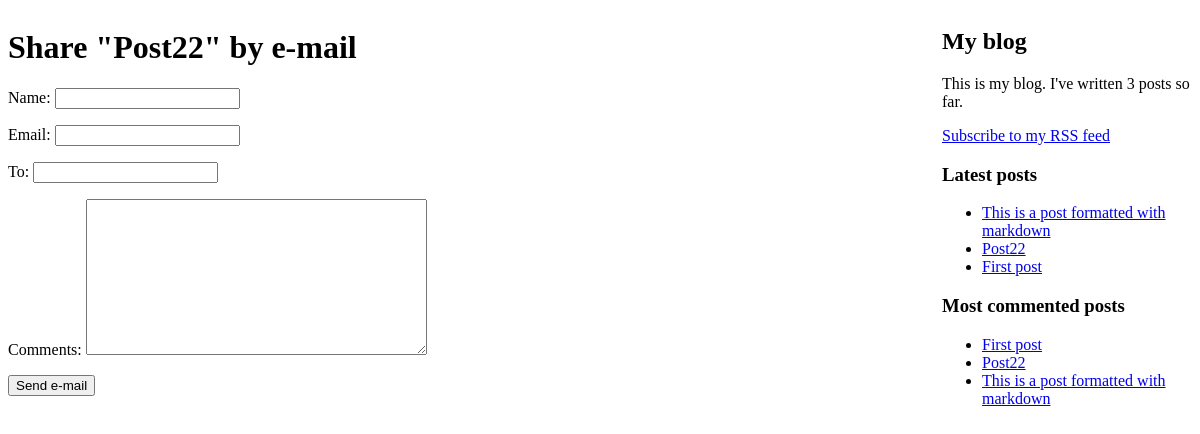
/blog/2/share/, run on the app's committed database.
### blog/models.py (models this page shows, shortened)
class Post(models.Model):
    STATUS_CHOICES = (
        ('draft', 'Draft'),
        ('published', 'Published')
    )
    title = models.CharField(max_length=250)
    slug = models.SlugField(max_length=250, unique_for_date='publish')
    author = models.ForeignKey(User, related_name='blog_posts', on_delete=models.CASCADE)
    body = models.TextField()
    publish = models.DateTimeField(default=timezone.now())
    created = models.DateTimeField(auto_now_add=True)
    updated = models.DateTimeField(auto_now=True)
    status = models.CharField(max_length=10, choices=STATUS_CHOICES, default='draft')
    tags = TaggableManager()
    def get_absolute_url(self):
        return reverse('blog:post_detail',
                       args=[self.publish.year,
                             self.publish.strftime('%m'),
                             self.publish.strftime('%d'),
                             self.slug])
    class Meta:
        ordering = ('-publish',)

### blog/views.py (the view)
# urls.py: url(r'^(?P<post_id>\d+)/share/$', views.post_share, name='post_share'),
def post_share(request, post_id):
    post = get_object_or_404(Post, id=post_id, status='published')
    sent = False
    if request.method == 'POST':
        form = EmailPostForm(request.POST)
        if form.is_valid():
            cd = form.cleaned_data
            post_url = request.build_absolute_uri(post.get_absolute_url())
            subject = '{} ({}) recommends you reading "{}"'.format(cd['name'], cd['email'], post.title)
            message = 'Read "{}" at {}\n\n{}\'s comments: {}'.format(post.title, post_url, cd['name'], cd['comments'])
            send_mail(subject, message, 'admin@myblog.com', [cd['to']])
            sent = True
    else:
        form = EmailPostForm()
    return render(request, 'blog/post/share.html', {'post': post, 'form': form, 'sent': sent})

### blog/forms.py
class EmailPostForm(forms.Form):
    name = forms.CharField(max_length=25)
    email = forms.EmailField()
    to = forms.EmailField()
    comments = forms.CharField(required=False, widget=forms.Textarea)

### blog/templatetags/blog_tags.py (called while the page is built)
@register.simple_tag
def total_posts():
    return Post.objects.count()

@register.inclusion_tag('blog/post/latest_posts.html')
def show_latest_posts(count=5):
    latest_posts = Post.objects.order_by('-publish')[:count]
    return {'latest_posts': latest_posts}

@register.simple_tag
def get_most_commented_posts(count=5):
    return Post.objects.annotate(total_comments=Count('comments')).order_by('-total_comments')[:count]

### blog/templates/blog/post/share.html (shortened to what this page needs)
{% extends "blog/base.html" %}
{% block content %}
    {% if sent %}
        <h1>E-mail successfully sent</h1>
        <p>
            "{{ post.title }}" was successfully sent to {{ cd.to }}.
        </p>
    {% else %}
        <h1>Share "{{ post.title }}" by e-mail</h1>
        <form action="." method="post">
            {{ form.as_p }}
            <input type="submit" value="Send e-mail">
        </form>
    {% endif %}
{% endblock %}

### blog/templates/blog/base.html (shortened to what this page needs)
{% load blog_tags %}
{% load staticfiles %}
<!DOCTYPE html>
    <html>
    <head>
        <link href="{% static "css/blog.css" %}" rel="stylesheet">
    </head>
    <body>
        <div id="content">
            {% block content %}
            {% endblock %}
        </div>
        <div id="sidebar">
            <h2>My blog</h2>
            <p>This is my blog. I've written {% total_posts %} posts so far.</p>
            <p><a href="{% url 'blog:post_feed' %}">Subscribe to my RSS feed</a></p>
            <h3>Latest posts</h3>
            {% show_latest_posts 3 %}
            <h3>Most commented posts</h3>
                {% get_most_commented_posts as most_commented_posts %}
                <ul>
                    {% for post in most_commented_posts %}
                        <li>
                            <a href="{{ post.get_absolute_url }}">{{ post.title }}</a>
                        </li>
    {% endfor %}
</ul>
        </div>
    </body>
    </html>

### blog/templates/blog/post/latest_posts.html
<ul>
    {% for post in latest_posts %}
        <li>
            <a href="{{ post.get_absolute_url }}">{{ post.title }}</a>
        </li>
    {% endfor %}
</ul>

### blog/static/css/blog.css (style rules this page uses)
#content { float: left; width: 750px; padding: 0; border-right: 1px dashed #fff; }
#sidebar { float: right; width: 250px; }

### data on the page
Post: title "Post22"
Post: title "This is a post formatted with markdown"
Post: title "First post"
